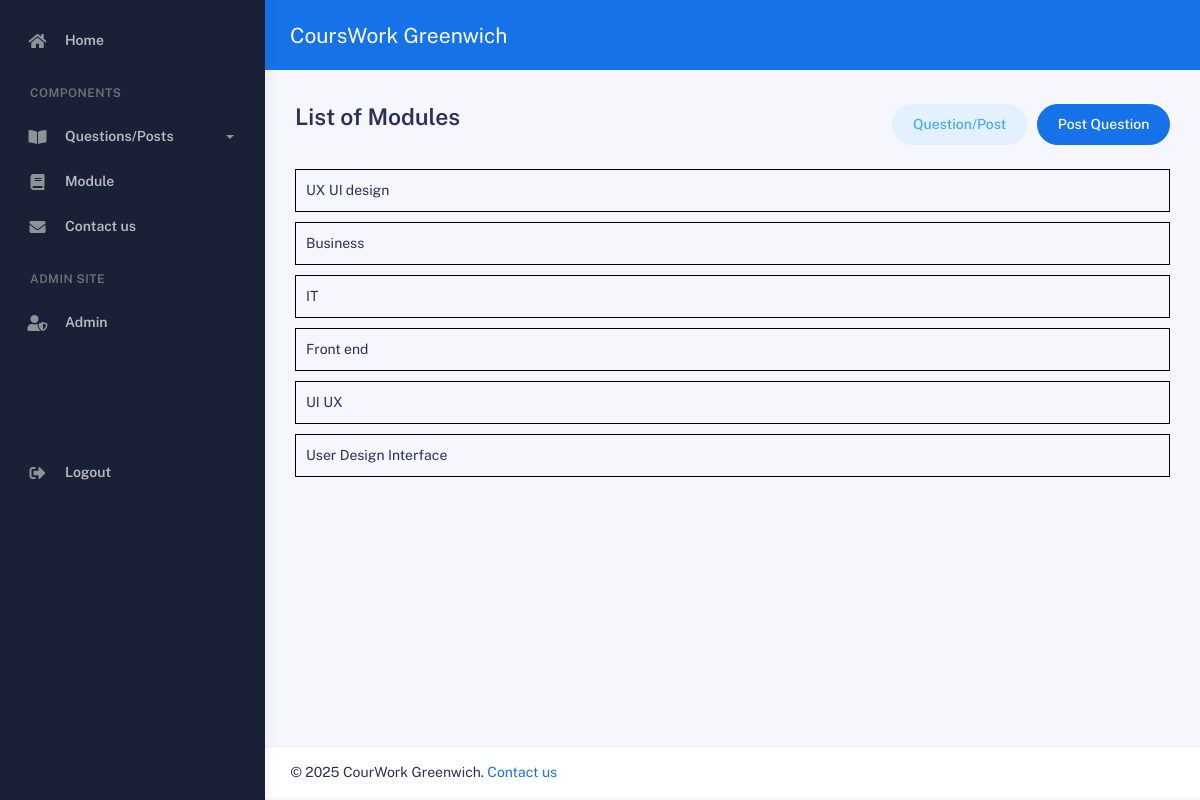
The page /Project/module.php on the database its author committed.
### tables this page shows
CREATE TABLE `module` (
  `id` int(11) NOT NULL,
  `moduleName` varchar(255) DEFAULT NULL
);

### Project/module.php (called while the page is built, shortened)
<?php
try{
    include 'includes/DatabaseConnection.php';
    $query = 'SELECT moduleName, module.id FROM module';
    $modules = $pdo->query($query);
    include 'templates/module.html.php';
}
catch(PDOException $e){
    $title = 'An error has occurred';
    $output = 'Database error: ' . $e->getMessage();
}
include 'templates/layout.html.php';
?>

### Project/templates/module.html.php (the view)
<?php
if(empty($modules)) {
    echo '<p>There are no modules to display. </p>';
}
else{
    foreach($modules as $module): ?>
        <blockquote style="border: 1px solid black; padding: 10px; margin-bottom: 10px;">
        <?=htmlspecialchars($module['moduleName'], ENT_QUOTES, 'UTF-8')?>
        </blockquote>
    <?php endforeach;
}
?>

### rows shown on the page
module: moduleName "UX UI design"
module: moduleName "Business"
module: moduleName "IT"
module: moduleName "Front end"
module: moduleName "UI UX"
module: moduleName "User Design Interface"

### other values the page prints
$title "List of Modules"
